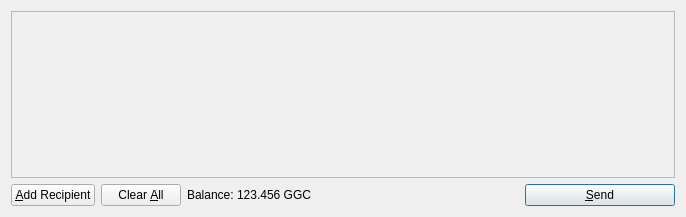
<?xml version="1.0" encoding="UTF-8"?>
<ui version="4.0">
 <class>SendCoinsDialog</class>
 <widget class="QDialog" name="SendCoinsDialog">
  <property name="geometry">
   <rect>
    <x>0</x>
    <y>0</y>
    <width>686</width>
    <height>217</height>
   </rect>
  </property>
  <property name="windowTitle">
   <string>Send Coins</string>
  </property>
  <layout class="QVBoxLayout" name="verticalLayout">
   <item>
    <widget class="QScrollArea" name="scrollArea">
     <property name="widgetResizable">
      <bool>true</bool>
     </property>
     <widget class="QWidget" name="scrollAreaWidgetContents">
      <property name="geometry">
       <rect>
        <x>0</x>
        <y>0</y>
        <width>666</width>
        <height>165</height>
       </rect>
      </property>
      <layout class="QVBoxLayout" name="verticalLayout_2">
       <property name="margin">
        <number>0</number>
       </property>
       <item>
        <layout class="QVBoxLayout" name="entries">
         <property name="spacing">
          <number>6</number>
         </property>
        </layout>
       </item>
       <item>
        <spacer name="verticalSpacer">
         <property name="orientation">
          <enum>Qt::Vertical</enum>
         </property>
         <property name="sizeHint" stdset="0">
          <size>
           <width>20</width>
           <height>40</height>
          </size>
         </property>
        </spacer>
       </item>
      </layout>
     </widget>
    </widget>
   </item>
   <item>
    <layout class="QHBoxLayout" name="horizontalLayout">
     <item>
      <widget class="QPushButton" name="addButton">
       <property name="toolTip">
        <string>Send to multiple recipients at once</string>
       </property>
       <property name="text">
        <string>&amp;Add Recipient</string>
       </property>
       <property name="icon">
        <iconset resource="../bitcoin.qrc">
         <normaloff>:/icons/add</normaloff>:/icons/add</iconset>
       </property>
       <property name="autoDefault">
        <bool>false</bool>
       </property>
      </widget>
     </item>
     <item>
      <widget class="QPushButton" name="clearButton">
       <property name="sizePolicy">
        <sizepolicy hsizetype="Minimum" vsizetype="Fixed">
         <horstretch>0</horstretch>
         <verstretch>0</verstretch>
        </sizepolicy>
       </property>
       <property name="toolTip">
        <string>Remove all transaction fields</string>
       </property>
       <property name="text">
        <string>Clear &amp;All</string>
       </property>
       <property name="icon">
        <iconset resource="../bitcoin.qrc">
         <normaloff>:/icons/remove</normaloff>:/icons/remove</iconset>
       </property>
       <property name="autoRepeatDelay">
        <number>300</number>
       </property>
       <property name="autoDefault">
        <bool>false</bool>
       </property>
      </widget>
     </item>
     <item>
      <layout class="QHBoxLayout" name="horizontalLayout_2">
       <property name="spacing">
        <number>3</number>
       </property>
       <item>
        <widget class="QLabel" name="label">
         <property name="text">
          <string>Balance:</string>
         </property>
        </widget>
       </item>
       <item>
        <widget class="QLabel" name="labelBalance">
         <property name="cursor">
          <cursorShape>IBeamCursor</cursorShape>
         </property>
         <property name="text">
          <string>123.456 GGC</string>
         </property>
         <property name="textInteractionFlags">
          <set>Qt::LinksAccessibleByMouse|Qt::TextSelectableByKeyboard|Qt::TextSelectableByMouse</set>
         </property>
        </widget>
       </item>
      </layout>
     </item>
     <item>
      <spacer name="horizontalSpacer">
       <property name="orientation">
        <enum>Qt::Horizontal</enum>
       </property>
       <property name="sizeHint" stdset="0">
        <size>
         <width>40</width>
         <height>20</height>
        </size>
       </property>
      </spacer>
     </item>
     <item>
      <widget class="QPushButton" name="sendButton">
       <property name="minimumSize">
        <size>
         <width>150</width>
         <height>0</height>
        </size>
       </property>
       <property name="toolTip">
        <string>Confirm the send action</string>
       </property>
       <property name="text">
        <string>&amp;Send</string>
       </property>
       <property name="icon">
        <iconset resource="../bitcoin.qrc">
         <normaloff>:/icons/send</normaloff>:/icons/send</iconset>
       </property>
       <property name="default">
        <bool>true</bool>
       </property>
      </widget>
     </item>
    </layout>
   </item>
  </layout>
 </widget>
 <resources>
  <include location="../bitcoin.qrc"/>
 </resources>
 <connections/>
</ui>
